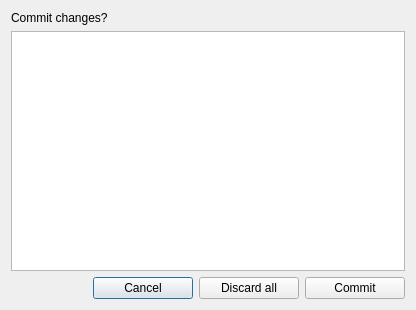
<?xml version="1.0" encoding="UTF-8"?>
<ui version="4.0">
 <class>CommitDialog</class>
 <widget class="QDialog" name="CommitDialog">
  <property name="geometry">
   <rect>
    <x>0</x>
    <y>0</y>
    <width>416</width>
    <height>310</height>
   </rect>
  </property>
  <property name="windowTitle">
   <string>Commit Dialog</string>
  </property>
  <layout class="QVBoxLayout" name="verticalLayout">
   <item>
    <widget class="QLabel" name="commit_message">
     <property name="text">
      <string>Commit changes?</string>
     </property>
    </widget>
   </item>
   <item>
    <widget class="QListWidget" name="commit_list"/>
   </item>
   <item>
    <layout class="QHBoxLayout" name="horizontalLayout">
     <item>
      <spacer name="horizontalSpacer">
       <property name="orientation">
        <enum>Qt::Horizontal</enum>
       </property>
       <property name="sizeHint" stdset="0">
        <size>
         <width>40</width>
         <height>20</height>
        </size>
       </property>
      </spacer>
     </item>
     <item>
      <widget class="QPushButton" name="cancel_button">
       <property name="sizePolicy">
        <sizepolicy hsizetype="Fixed" vsizetype="Fixed">
         <horstretch>0</horstretch>
         <verstretch>0</verstretch>
        </sizepolicy>
       </property>
       <property name="minimumSize">
        <size>
         <width>100</width>
         <height>0</height>
        </size>
       </property>
       <property name="text">
        <string>Cancel</string>
       </property>
      </widget>
     </item>
     <item>
      <widget class="QPushButton" name="discard_button">
       <property name="minimumSize">
        <size>
         <width>100</width>
         <height>0</height>
        </size>
       </property>
       <property name="text">
        <string>Discard all</string>
       </property>
      </widget>
     </item>
     <item>
      <widget class="QPushButton" name="commit_button">
       <property name="sizePolicy">
        <sizepolicy hsizetype="Fixed" vsizetype="Fixed">
         <horstretch>0</horstretch>
         <verstretch>0</verstretch>
        </sizepolicy>
       </property>
       <property name="minimumSize">
        <size>
         <width>100</width>
         <height>0</height>
        </size>
       </property>
       <property name="autoFillBackground">
        <bool>false</bool>
       </property>
       <property name="styleSheet">
        <string notr="true"/>
       </property>
       <property name="text">
        <string>Commit</string>
       </property>
       <property name="checkable">
        <bool>false</bool>
       </property>
       <property name="checked">
        <bool>false</bool>
       </property>
       <property name="default">
        <bool>false</bool>
       </property>
       <property name="flat">
        <bool>false</bool>
       </property>
      </widget>
     </item>
    </layout>
   </item>
  </layout>
 </widget>
 <resources/>
 <connections/>
</ui>
